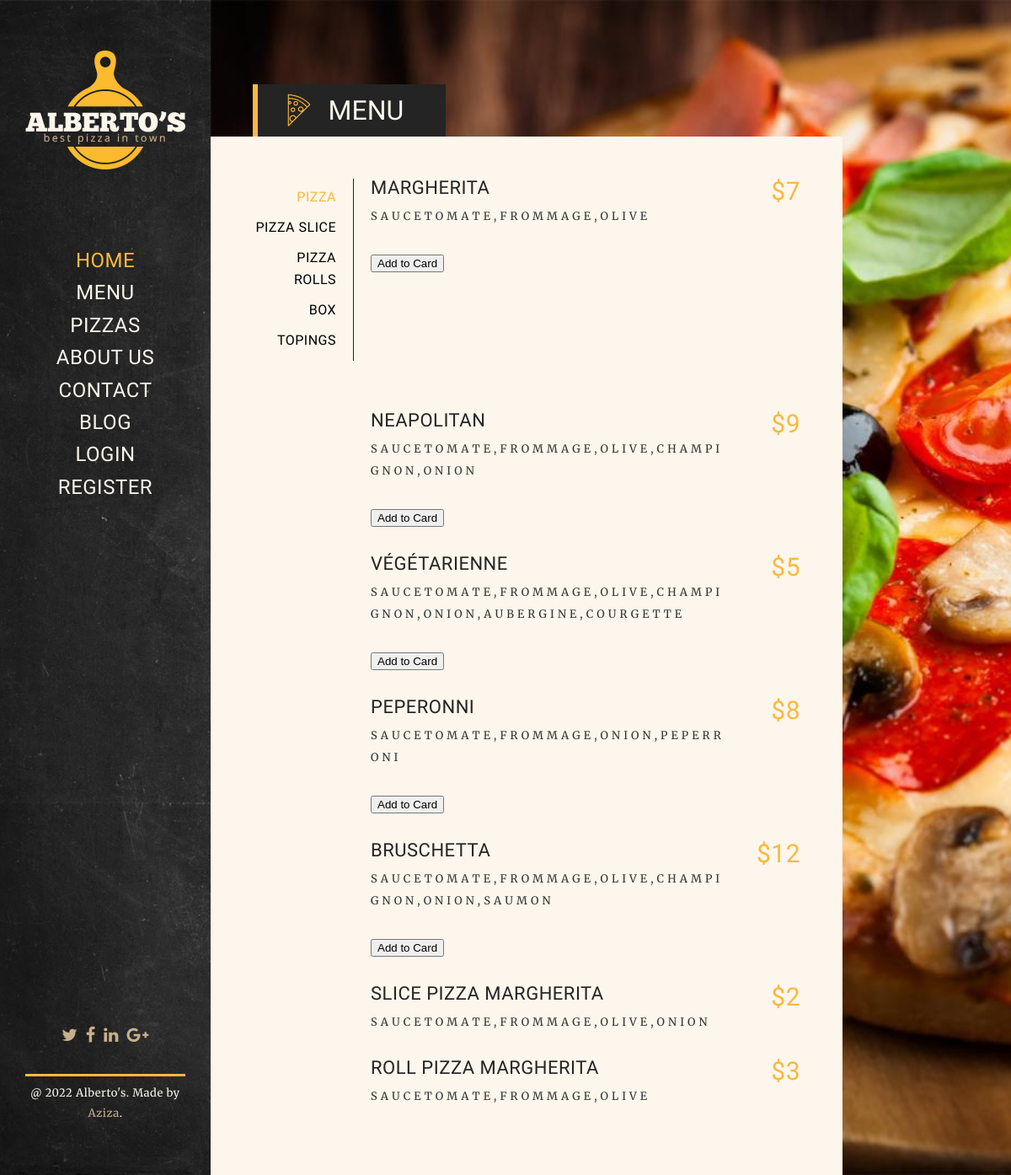
The app's page /menu/ with its own data.
### menu/models.py (models this page shows, shortened)
class Pizza(models.Model):
    type = ForeignKey('Type', on_delete=models.SET_NULL, null=True, blank=True)
    title = CharField(max_length=150, unique=True,null=True,blank=True)
    slug = SlugField(unique=True, db_index=True, null=True, blank=True)
    price = IntegerField(default=1)
    picture = ImageField(null=True, upload_to="pizza/")
    state = IntegerField(default=0, choices=LIST_STATE)
    created = DateTimeField(auto_now_add=True)
    updated = DateTimeField(auto_now=True)
    ingredients = ManyToManyField('Ingredient')

### menu/views.py (the view)
# urls.py: path('', include("menu.urls")),
def menu(request):
    allpizza = Pizza.objects.filter(state=1, type=6)
    slicepizza = Pizza.objects.filter(state=1, type=5)
    rollpizza = Pizza.objects.filter(state=1, type=2)
    boxpizza = Pizza.objects.filter(state=1, type=3)
    return render(request, 'pizza/menu.html', {'allpizza': allpizza, 'slicepizza':slicepizza , 'rollpizza':rollpizza })

### menu/models.py (called while the page is built)
    def __str__(self) :
        return self.title

### menu/templates/pizza/menu.html (shortened to what this page needs)
{% extends 'master.html' %}
{% load static %}
{% block content %}
                <div class="page-title-wrapper">
                    <div class="page-title-outher">
                        <div class="page-title-inner">
                            <span class="page-title-icon flaticon-pizza-slice"></span>
                            <h1 class="page-title">Menu</h1>
                        </div>
                    </div>
                </div>
                <div class="page-wrapper">
                    <div class="offer-menu-wrapper">
                        <ul id="filters" class="single-offer-category-filter option-set" data-option-key="filter">
                            <li class="filter-cat"><a class="selected" href="#cat1" data-option-value=".cat1">Pizza</a></li>
                            <li class="filter-cat"><a href="#cat2" data-option-value=".cat2">Pizza Slice</a></li>
                            <li class="filter-cat"><a href="#cat3" data-option-value=".cat3">Pizza Rolls</a></li>
                            <li class="filter-cat"><a href="#filter" data-option-value=".cat4">Box</a></li>
                            <li class="filter-cat"><a href="#filter" data-option-value=".cat5">Topings</a></li>
                        </ul>
                        <div class="offer-menu-items" id ="cat1">
                            {% for pizza in allpizza %}
                                <div class="single-offer-category-item isotope-item cat1">
                                    <div class="single-offer-item">
                                        <div class="single-offer-details">
                                            <div class="single-offer-title">{{pizza.title}}</div>
                                            <div class="single-offer-content">
                                                <ul>
                                                    {% for ingred in pizza.ingredients.all|join:", " %}
                                                        {{ingred.title}}
                                                    {% endfor %}
                                                </ul>
                                            </div>
                                        </div>
                                        <div class="single-offer-price">${{pizza.price}}</div>
                                        <div>
                                            <form action="{% url 'addToCard' pizza.id %}" method="POST">
                                                <button class="filter-cat" type="button" name="add" id="add">Add to Card</button>
                                            </form>
                                        </div>
                                    </div>
                            {% endfor %}
                            <div class="single-offer-category-item isotope-item cat2" id = "cat2">
                                    {% for slice in slicepizza %}
                                        <div class="single-offer-item">
                                            <div class="single-offer-details">
                                                <div class="single-offer-title">{{slice.title}}</div>
                                                <div class="single-offer-content">
                                                    {% for ingred in slice.ingredients.all|join:", " %}
                                                        {{ingred.title}}
                                                    {% endfor %}
                                                </div>
                                            </div>
                                            <div class="single-offer-price">${{slice.price}}</div>
                                        </div>
                                        {% endfor %}
                                    </div>
                                <div class="single-offer-category-item isotope-item cat3" id = "cat3">
                                    {% for roll in rollpizza %}
                                        <div class="single-offer-item">
                                            <div class="single-offer-details">
                                                <div class="single-offer-title">{{roll.title}}</div>
                                                <div class="single-offer-content">
                                                    {% for ingred in roll.ingredients.all|join:", " %}
                                                        {{ingred.title}}
                                                {% endfor %}
                                                </div>
                                            </div>
                                            <div class="single-offer-price">${{roll.price}}</div>
                                        </div>
                                    {% endfor %}
                                </div>
                            </div>
                        </div>
                    </div>
                </div>
{% endblock  %}

### records on screen
Pizza: title "MARGHERITA", title "S" "A" "U" "C" "E" "T" "O" "M" "A" "T" "E" "," "F" "R" "O" "M" "M" "A" "G" "E" "," "O" "L" "I" "V" "E", price "7"
Pizza: title "NEAPOLITAN", title "S" "A" "U" "C" "E" "T" "O" "M" "A" "T" "E" "," "F" "R" "O" "M" "M" "A" "G" "E" "," "O" "L" "I" "V" "E" "," "C" "H" "A" "M" "P" "I" "G" "N" "O" "N" "," "O" "N" "I" "O" "N", price "9"
Pizza: title "VÉGÉTARIENNE", title "S" "A" "U" "C" "E" "T" "O" "M" "A" "T" "E" "," "F" "R" "O" "M" "M" "A" "G" "E" "," "O" "L" "I" "V" "E" "," "C" "H" "A" "M" "P" "I" "G" "N" "O" "N" "," "O" "N" "I" "O" "N" "," "A" "U" "B" "E" "R" "G" "I" "N" "E" "," "C" "O" "U" "R" "G" "E" "T" "T" "E", price "5"
Pizza: title "PEPERONNI", title "S" "A" "U" "C" "E" "T" "O" "M" "A" "T" "E" "," "F" "R" "O" "M" "M" "A" "G" "E" "," "O" "N" "I" "O" "N" "," "P" "E" "P" "E" "R" "R" "O" "N" "I", price "8"
Pizza: title "BRUSCHETTA", title "S" "A" "U" "C" "E" "T" "O" "M" "A" "T" "E" "," "F" "R" "O" "M" "M" "A" "G" "E" "," "O" "L" "I" "V" "E" "," "C" "H" "A" "M" "P" "I" "G" "N" "O" "N" "," "O" "N" "I" "O" "N" "," "S" "A" "U" "M" "O" "N", price "12"
Pizza: title "SLICE PIZZA MARGHERITA", title "S" "A" "U" "C" "E" "T" "O" "M" "A" "T" "E" "," "F" "R" "O" "M" "M" "A" "G" "E" "," "O" "L" "I" "V" "E" "," "O" "N" "I" "O" "N", price "2"
Pizza: title "ROLL PIZZA MARGHERITA", title "S" "A" "U" "C" "E" "T" "O" "M" "A" "T" "E" "," "F" "R" "O" "M" "M" "A" "G" "E" "," "O" "L" "I" "V" "E", price "3"
